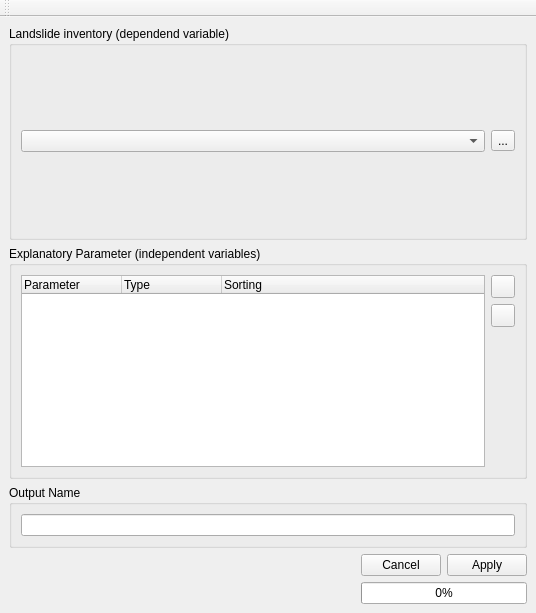
<?xml version="1.0" encoding="UTF-8"?>
<ui version="4.0">
 <class>LogisticRegressionFrame</class>
 <widget class="QMainWindow" name="LogisticRegressionFrame">
  <property name="geometry">
   <rect>
    <x>0</x>
    <y>0</y>
    <width>536</width>
    <height>613</height>
   </rect>
  </property>
  <property name="windowTitle">
   <string>MainWindow</string>
  </property>
  <widget class="QWidget" name="centralwidget">
   <layout class="QHBoxLayout" name="horizontalLayout">
    <item>
     <layout class="QGridLayout" name="mainGridLayout" rowstretch="1,0,0,0,0,0" columnstretch="2,0,0">
      <item row="4" column="0">
       <spacer name="horizontalSpacer">
        <property name="orientation">
         <enum>Qt::Horizontal</enum>
        </property>
        <property name="sizeHint" stdset="0">
         <size>
          <width>40</width>
          <height>20</height>
         </size>
        </property>
       </spacer>
      </item>
      <item row="4" column="2">
       <widget class="QPushButton" name="applyPushButton">
        <property name="text">
         <string>Apply</string>
        </property>
       </widget>
      </item>
      <item row="5" column="1" colspan="2">
       <widget class="QProgressBar" name="progressBar">
        <property name="value">
         <number>0</number>
        </property>
       </widget>
      </item>
      <item row="4" column="1">
       <widget class="QPushButton" name="cancelPushButton">
        <property name="text">
         <string>Cancel</string>
        </property>
       </widget>
      </item>
      <item row="1" column="0" colspan="3">
       <widget class="QGroupBox" name="explanatoryParameterGroupBox">
        <property name="title">
         <string>Explanatory Parameter (independent variables)</string>
        </property>
        <layout class="QGridLayout" name="gridLayout">
         <item row="0" column="0">
          <layout class="QGridLayout" name="explanatoryParameterGroupBoxGridLayout">
           <item row="0" column="1">
            <widget class="QToolButton" name="addToolButton">
             <property name="text">
              <string/>
             </property>
            </widget>
           </item>
           <item row="0" column="0" rowspan="4">
            <widget class="QTreeWidget" name="treeWidget">
             <attribute name="headerCascadingSectionResizes">
              <bool>false</bool>
             </attribute>
             <attribute name="headerDefaultSectionSize">
              <number>100</number>
             </attribute>
             <column>
              <property name="text">
               <string>Parameter</string>
              </property>
             </column>
             <column>
              <property name="text">
               <string>Type</string>
              </property>
             </column>
             <column>
              <property name="text">
               <string>Sorting</string>
              </property>
             </column>
            </widget>
           </item>
           <item row="1" column="1">
            <widget class="QToolButton" name="removeToolButton">
             <property name="text">
              <string/>
             </property>
            </widget>
           </item>
          </layout>
         </item>
        </layout>
       </widget>
      </item>
      <item row="0" column="0" colspan="3">
       <widget class="QGroupBox" name="landslideInventoryGroupBox">
        <property name="title">
         <string>Landslide inventory (dependend variable)</string>
        </property>
        <layout class="QVBoxLayout" name="verticalLayout">
         <item>
          <layout class="QGridLayout" name="landslideInventoryGroupBoxGridLayout">
           <item row="0" column="1">
            <widget class="QToolButton" name="landslideInventoryToolButton">
             <property name="text">
              <string>...</string>
             </property>
            </widget>
           </item>
           <item row="0" column="0">
            <widget class="QComboBox" name="landslideInventoryComboBox"/>
           </item>
          </layout>
         </item>
        </layout>
       </widget>
      </item>
      <item row="2" column="0" rowspan="2" colspan="3">
       <widget class="QGroupBox" name="outputgroupBox">
        <property name="title">
         <string>Output Name</string>
        </property>
        <layout class="QHBoxLayout" name="horizontalLayout_2">
         <item>
          <widget class="QLineEdit" name="outputlineEdit">
           <property name="toolTip">
            <string>&lt;html&gt;&lt;head/&gt;&lt;body&gt;&lt;p&gt;LSAT will create two files with the given name.&lt;/p&gt;&lt;p&gt;*name*.tif in \results\LR\rasters\ and&lt;/p&gt;&lt;p&gt;*name*.npz in \results\LR\tables\&lt;/p&gt;&lt;/body&gt;&lt;/html&gt;</string>
           </property>
          </widget>
         </item>
        </layout>
       </widget>
      </item>
     </layout>
    </item>
   </layout>
  </widget>
  <widget class="QMenuBar" name="menubar">
   <property name="geometry">
    <rect>
     <x>0</x>
     <y>0</y>
     <width>536</width>
     <height>22</height>
    </rect>
   </property>
  </widget>
  <widget class="QToolBar" name="toolBar">
   <property name="windowTitle">
    <string>toolBar</string>
   </property>
   <attribute name="toolBarArea">
    <enum>TopToolBarArea</enum>
   </attribute>
   <attribute name="toolBarBreak">
    <bool>false</bool>
   </attribute>
  </widget>
 </widget>
 <tabstops>
  <tabstop>landslideInventoryComboBox</tabstop>
  <tabstop>landslideInventoryToolButton</tabstop>
  <tabstop>treeWidget</tabstop>
  <tabstop>addToolButton</tabstop>
  <tabstop>removeToolButton</tabstop>
  <tabstop>outputlineEdit</tabstop>
  <tabstop>cancelPushButton</tabstop>
  <tabstop>applyPushButton</tabstop>
 </tabstops>
 <resources/>
 <connections/>
</ui>
